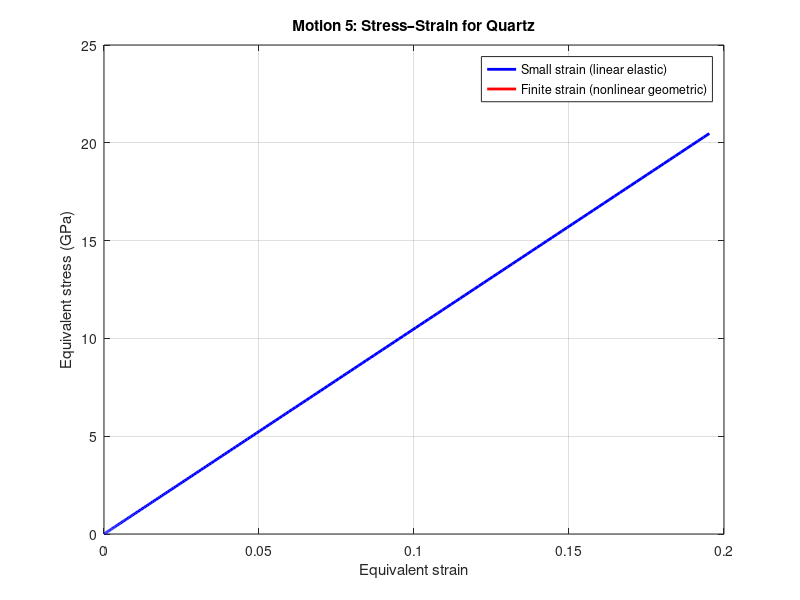

MATLAB code to generate this figure:
%% Quartz Stress–Strain for 7 Motions
clc; clear; close all;
disp('AVAILABLE MOTION TYPES:');
disp('  1: Uniaxial Extension');
disp('  2: Biaxial Extension');
disp('  3: Simple Shear');
disp('  4: Double Shear');
disp('  5: Rigid Body Rotation');
disp('  6: Inversion / Compression');
disp('  7: Non-Homogeneous Extension');
% ---------------- Material (Quartz) ----------------
c11 = 86.74;  c33 = 107.20; c44 = 57.94;
c12 = 6.99;   c13 = 11.91;  c14 = -17.91;
c66 = (c11 - c12) / 2;
C = [c11, c12, c13, c14, 0,   0;
     c12, c11, c13, -c14, 0,   0;
     c13, c13, c33, 0,   0,   0;
     c14, -c14, 0,   c44, 0,   0;
     0,   0,   0,   0,   c44, c14;
     0,   0,   0,   0,   c14, c66];

% ---------------- Simulation control ----------------
num_steps = 200;
time = linspace(0,1,num_steps);
I3 = eye(3);
X_loc = 1;

motion_choice = input('enetr motion')
    
    x_small = zeros(num_steps,1);
    y_small = zeros(num_steps,1);
    x_finite = zeros(num_steps,1);
    y_finite = zeros(num_steps,1);
    
    for n = 1:num_steps
        t = time(n);

        % ---------- F depending on motion ----------
        switch motion_choice
            case 1 % Uniaxial
                a = 1 + 0.2*t;
                F = [a 0 0; 0 1 0; 0 0 1];

            case 2 % Biaxial
                a = 1 + 0.1*t;
                b = 1 + 0.15*t;
                F = [a 0 0; 0 b 0; 0 0 1];

            case 3 % Simple shear
                g = 0.2*t;
                F = [1 g 0; 0 1 0; 0 0 1];

            case 4 % Double shear
                g = 0.1*t;
                F = [1 g 0; g 1 0; 0 0 1];

            case 5 % Rotation
                th = (pi/4)*t;
                c = cos(th); s = sin(th);
                F = [c s 0; -s c 0; 0 0 1];

            case 6 % Inversion
                a = 1 + 0.5*t;
                F = [-a 0 0; 0 1 0; 0 0 1];

            case 7 % Non-homogeneous
                a = 0.1*t;
                F11 = 1 + 2*a*X_loc;
                F = [F11 0 0; 0 1 0; 0 0 1];
        end

        % ---------------- SMALL STRAIN ----------------
        eps = 0.5*(F + F.') - I3;

        eps_voigt = [
            eps(1,1);
            eps(2,2);
            eps(3,3);
            2*eps(2,3);
            2*eps(1,3);
            2*eps(1,2)
        ];

        s_voigt = C * eps_voigt;

        sigma = [s_voigt(1), s_voigt(6), s_voigt(5);
                 s_voigt(6), s_voigt(2), s_voigt(4);
                 s_voigt(5), s_voigt(4), s_voigt(3)];

        dev_s = sigma - trace(sigma)/3 * I3;
        y_small(n) = sqrt(1.5 * sum(sum(dev_s.^2)));

        eps_dev = eps - trace(eps)/3 * I3;
        x_small(n) = sqrt((2/3)*sum(sum(eps_dev.^2)));

        % ---------------- FINITE STRAIN ----------------
        E = 0.5*(F.'*F - I3);

        E_voigt = [
            E(1,1);
            E(2,2);
            E(3,3);
            2*E(2,3);
            2*E(1,3);
            2*E(1,2)
        ];

        S_voigt = C * E_voigt;
        S = [S_voigt(1), S_voigt(6), S_voigt(5);
             S_voigt(6), S_voigt(2), S_voigt(4);
             S_voigt(5), S_voigt(4), S_voigt(3)];

        J = det(F);
        if abs(J) < 1e-12
            sigma_f = zeros(3);
        else
            sigma_f = (1/J) * F * S * F.';
        end
        dev_f = sigma_f - trace(sigma_f)/3 * I3;
        y_finite(n) = sqrt(1.5 * sum(sum(dev_f.^2)));

        E_dev = E - trace(E)/3 * I3;
        x_finite(n) = sqrt((2/3)*sum(sum(E_dev.^2)));

    end

    % ---------- PLOT ----------
    figure('Color','w','Position',[100 100 900 600]);
    plot(x_small, y_small, 'b', 'LineWidth', 2); hold on;
    plot(x_finite, y_finite, 'r', 'LineWidth', 2);
    xlabel('Equivalent strain'); ylabel('Equivalent stress (GPa)');
    title(sprintf('Motion %d: Stress–Strain for Quartz', motion_choice));
    legend('Small strain (linear elastic)', 'Finite strain (nonlinear geometric)');
    grid on;
